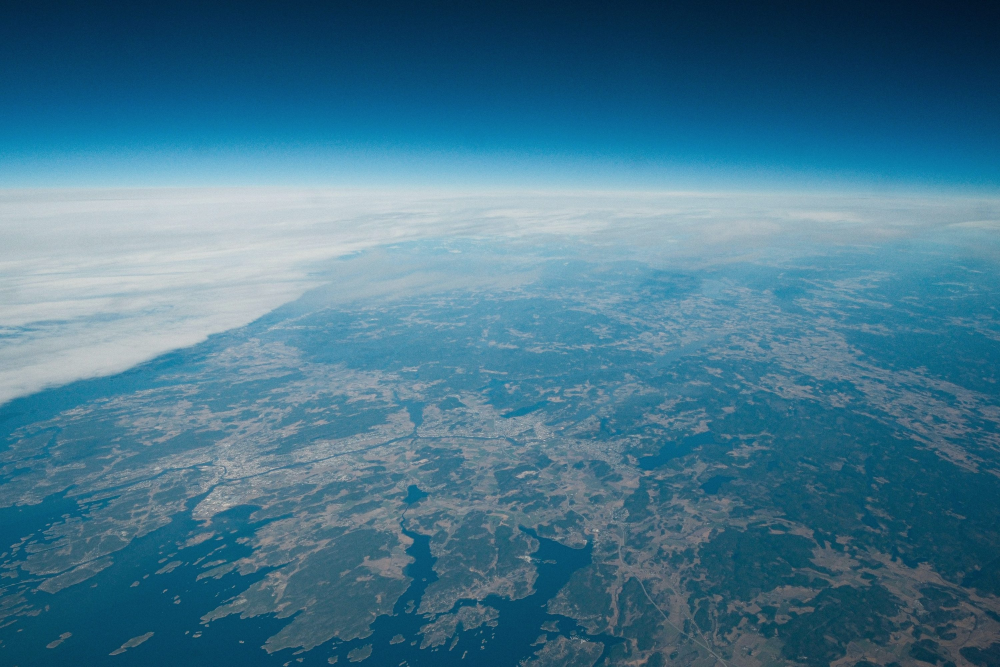
#> input picture web/src/assets/img/about-earth.jpg, 3000 x 2000 px, given in place of quincy14.jpg, which was not available (shown at 1/3 size)
$ python map_layers.py ../../src/assets/img ../../src/assets/img/about-workshop.jpg
#> lines starting #> are read from the running program, lines starting #| are printed output that depends on the picture; after the words box and inside, x2 and y2 are one past the last pixel; in counts of white or black regions, pixels touching at a corner belong together; pictures that were not available may be replaced by others from this repository, and a replacement may not be noted
"""
Build the ORYN Command preview map layers from public-domain USGS data.

Inputs (produced by stitch.py and the 3DEP request below):
  out/quincy14.jpg         USGSImageryOnly, zoom 14, 12x8 tiles around 47.05N, -119.93W
  out/quincy14_relief.jpg  USGSShadedReliefOnly, same extent
  out/dem.tif              3DEP elevation (F32), same extent, Web Mercator

3DEP request (bbox in EPSG:3857 matching the stitched tiles):
  https://elevation.nationalmap.gov/arcgis/rest/services/3DEPElevation/ImageServer/exportImage
    ?bbox=<xmin,ymin,xmax,ymax>&bboxSR=3857&imageSR=3857&size=1536,1024
    &format=tiff&pixelType=F32&interpolation=RSP_BilinearInterpolation&f=image

Outputs -> public/media/map/: basemap.webp, relief.webp, analysis.webp, contours.svg

Usage: python3 map_layers.py <work_dir> <repo_root>
Requires: numpy, pillow, scipy, matplotlib
"""
import sys
import numpy as np
from PIL import Image
from scipy import ndimage
import matplotlib

matplotlib.use("Agg")
import matplotlib.pyplot as plt

work, repo = sys.argv[1], sys.argv[2]
OUT = f"{repo}/public/media/map"
W, H = 2560, 1707

img = Image.open(f"{work}/out/quincy14.jpg").convert("RGB")
#> img is the input picture: PIL image 3000x2000 RGB; mean R, G, B 69.2, 118.7, 142.3
base = img.resize((W, H), Image.LANCZOS)
base.save(f"{OUT}/basemap.webp", "WEBP", quality=74, method=6)
Image.open(f"{work}/out/quincy14_relief.jpg").convert("L").resize((W, H), Image.LANCZOS).save(
    f"{OUT}/relief.webp", "WEBP", quality=72, method=6
)
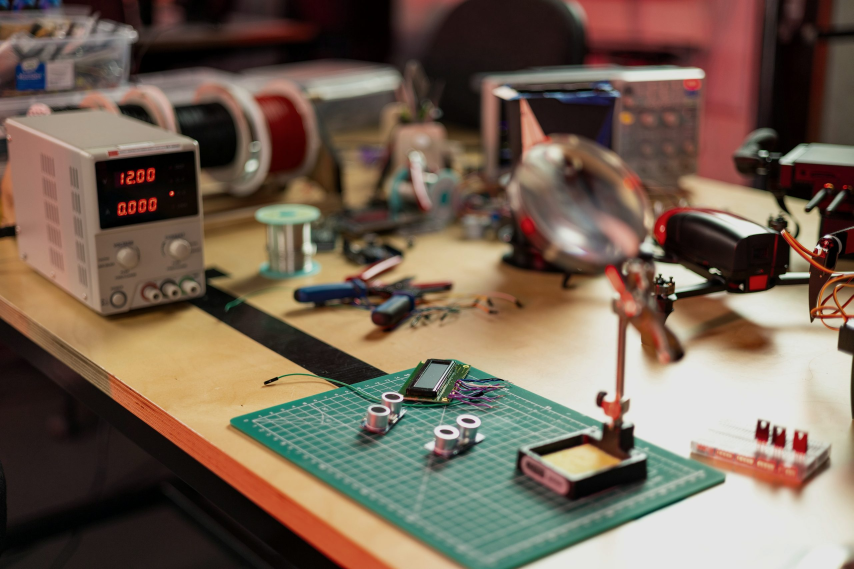
#> input picture web/src/assets/img/about-workshop.jpg, 2560 x 1707 px, given in place of quincy14_relief.jpg, which was not available (shown at 1/3 size)

# Analysis layer: Excess Green index + simple water mask, at half resolution.
small = img.resize((1280, 854), Image.LANCZOS)
a = np.asarray(small).astype(np.float32)
s = a.sum(axis=2) + 1e-6
exg = ndimage.gaussian_filter(2 * a[..., 1] / s - a[..., 0] / s - a[..., 2] / s, 1.0)
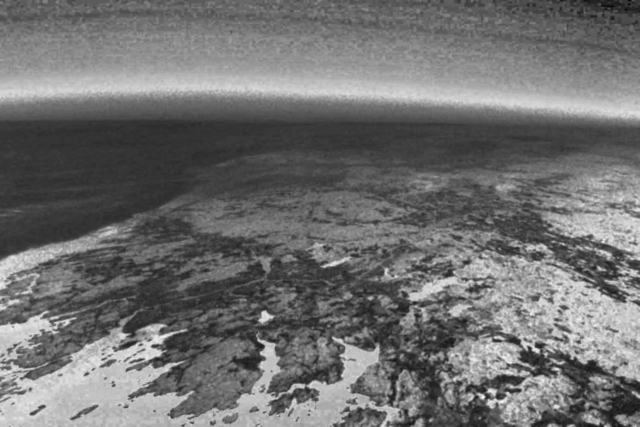
#> exg: shape (854, 1280) float32 (shown at 1/2 size); min -0.0646, max 0.301, mean 0.0966; drawn with min black and max white
lum = a.mean(axis=2)
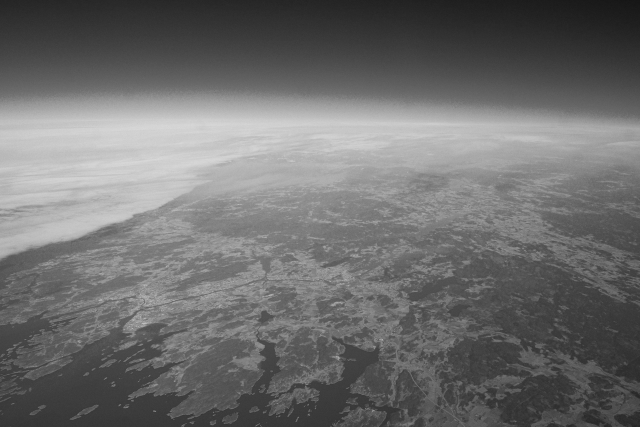
#> lum: shape (854, 1280) float32 (shown at 1/2 size); min 20.33, max 222.7, mean 110.1
water = (lum < 75) & (a[..., 2] > a[..., 1] * 1.02) & (a[..., 2] > a[..., 0] * 1.05)
#> water: shape (854, 1280) bool; 29% white; 1577 white regions (1504 under 20 px), largest, box (x1, y1, x2, y2) and area: (0, 0, 1280, 178) 165443, (0, 675, 852, 854) 68603, (878, 538, 1280, 854) 67877
water = ndimage.binary_closing(ndimage.binary_opening(water, iterations=2), iterations=2)
#> water: shape (854, 1280) bool; 27% white; 66 white regions (17 under 20 px), largest, box (x1, y1, x2, y2) and area: (2, 2, 1278, 175) 159253, (879, 543, 1278, 852) 64030, (2, 676, 850, 852) 63674
lab, n = ndimage.label(water)
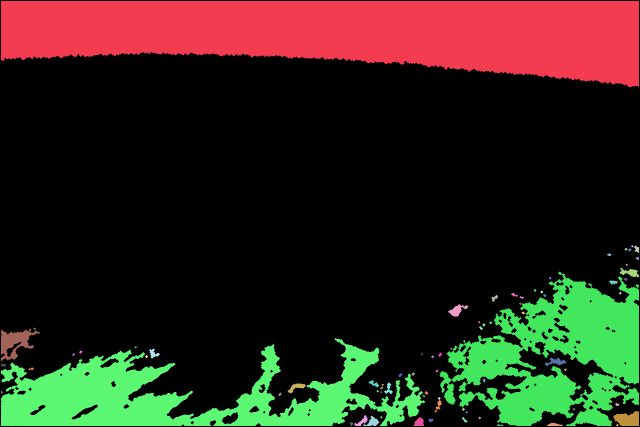
#> lab: shape (854, 1280) int32 (shown at 1/2 size); 84 distinct labels, from 0 to 83; one colour per label, 0 black
#> n = 83
sizes = ndimage.sum(water, lab, range(1, n + 1))
#> sizes = 83 values, max 159253 at index 0, min 1 at index 3, mean 3554
water = np.isin(lab, np.where(sizes > 40)[0] + 1)
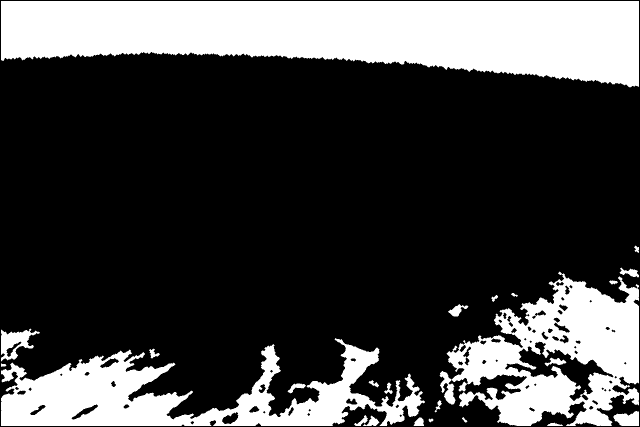
#> water: shape (854, 1280) bool (shown at 1/2 size); 26.9% white; 24 white regions, largest, box (x1, y1, x2, y2) and area: (2, 2, 1278, 175) 159253, (879, 543, 1278, 852) 63947, (2, 676, 850, 852) 63646
lo, hi = np.percentile(exg, [45, 99.5])
#> lo = 0.0761; hi = 0.249
t = np.clip((exg - lo) / (hi - lo), 0, 1)
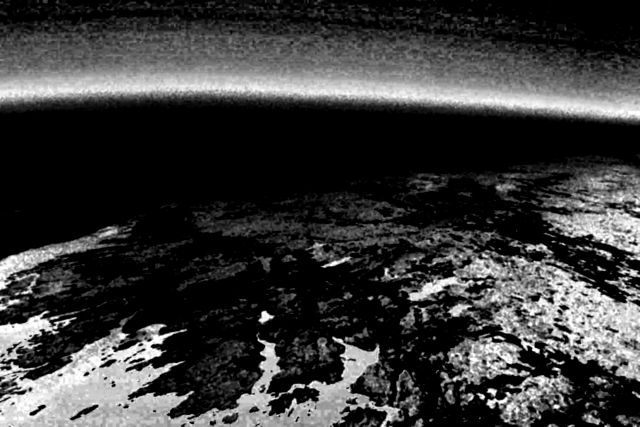
#> t: shape (854, 1280) float32 (shown at 1/2 size); min 0, max 1, mean 0.226
stops = np.array(
    [[0.0, 70, 52, 30, 0], [0.12, 196, 140, 60, 70], [0.4, 233, 185, 73, 165], [0.72, 141, 191, 99, 190], [1.0, 205, 238, 145, 210]],
    np.float32,
)
out = np.zeros(a.shape[:2] + (4,), np.float32)
for c in range(4):
    out[..., c] = np.interp(t, stops[:, 0], stops[:, c + 1])
out[water] = [95, 180, 214, 165]
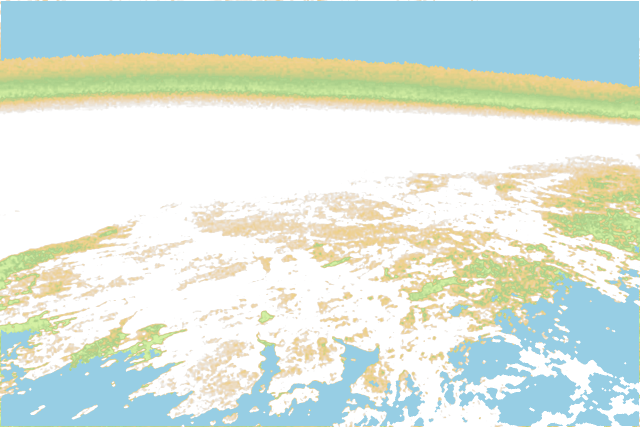
#> out: shape (854, 1280, 4) float32 (shown at 1/2 size); mean of channels 0, 1, 2, 3 113.6, 120.5, 95.1, 85.6; transparent parts drawn white
Image.fromarray(out.astype(np.uint8), "RGBA").save(f"{OUT}/analysis.webp", "WEBP", quality=62, method=6)
#> (the run stopped early here; a loop or call above may not have finished)
